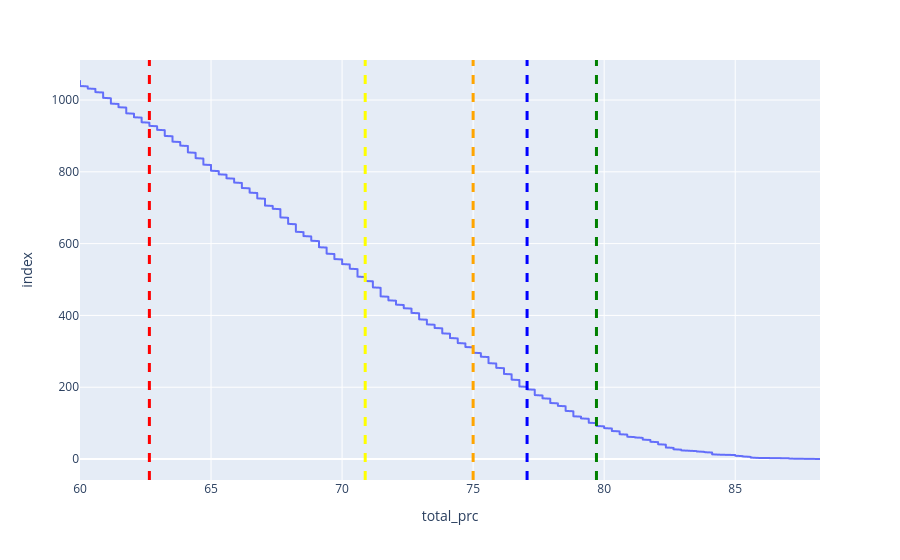

Notebook code cell kept with this figure:
### Code cell
import plotly.express as px

df_fig = df[df['aprovado'] ]

# df é o seu DataFrame do Pandas com os dados do ranking
fig = px.line(df_fig, x="total_prc",y=df_fig.index)
# Se o total é 100 e você quer 50 bins, o size é 2
# fig.update_traces(xbins=dict(
#     size=1  # Força cada barra a ter largura 2
# ))

# # Ativando o Range Slider no eixo X
# fig.update_layout(
#     xaxis=dict(
#         rangeslider=dict(visible=True),
#         type="linear" # ou "date" para séries temporais
#     )
# )
# fig.update_layout(
#     height=800,  # Altura em pixels
#     # width=1000   # Opcional: Largura em pixels
# )
fig.add_vline(x=df_fig['total_prc'].iloc[100], line_width=3, line_dash="dash", line_color="green")
fig.add_vline(x=df_fig['total_prc'].iloc[200], line_width=3, line_dash="dash", line_color="blue")
fig.add_vline(x=df_fig['total_prc'].iloc[300], line_width=3, line_dash="dash", line_color="orange")
fig.add_vline(x=df_fig['total_prc'].iloc[500], line_width=3, line_dash="dash", line_color="yellow")
fig.add_vline(x=df[df_provas['usuario'] == 'cf_auditor']['total_prc'].iloc[0], line_width=3, line_dash="dash", line_color="red")


fig.show()

### Figure 1 — Plotly figure (JSON) as saved in the notebook; plotly's stock layout.template omitted (floating-point values rounded to 4 significant figures; data arrays with more than 128 entries replaced by an {"elided": "..."} marker saying what was removed)
{"data": [{"hovertemplate": "total_prc=%{x}<br>index=%{y}<extra></extra>", "legendgroup": "", "line": {"color": "#636efa", "dash": "solid"}, "marker": {"symbol": "circle"}, "mode": "lines", "name": "", "showlegend": false, "type": "scattergl", "x": {"elided": "1054 float values"}, "xaxis": "x", "y": {"elided": "1054 int values"}, "yaxis": "y"}], "layout": {"legend": {"tracegroupgap": 0}, "margin": {"t": 60}, "shapes": [{"line": {"color": "green", "dash": "dash", "width": 3}, "type": "line", "x0": 79.71, "x1": 79.71, "xref": "x", "y0": 0, "y1": 1, "yref": "y domain"}, {"line": {"color": "blue", "dash": "dash", "width": 3}, "type": "line", "x0": 77.06, "x1": 77.06, "xref": "x", "y0": 0, "y1": 1, "yref": "y domain"}, {"line": {"color": "orange", "dash": "dash", "width": 3}, "type": "line", "x0": 75, "x1": 75, "xref": "x", "y0": 0, "y1": 1, "yref": "y domain"}, {"line": {"color": "yellow", "dash": "dash", "width": 3}, "type": "line", "x0": 70.88, "x1": 70.88, "xref": "x", "y0": 0, "y1": 1, "yref": "y domain"}, {"line": {"color": "red", "dash": "dash", "width": 3}, "type": "line", "x0": 62.65, "x1": 62.65, "xref": "x", "y0": 0, "y1": 1, "yref": "y domain"}], "xaxis": {"anchor": "y", "domain": [0, 1], "title": {"text": "total_prc"}}, "yaxis": {"anchor": "x", "domain": [0, 1], "title": {"text": "index"}}}}
